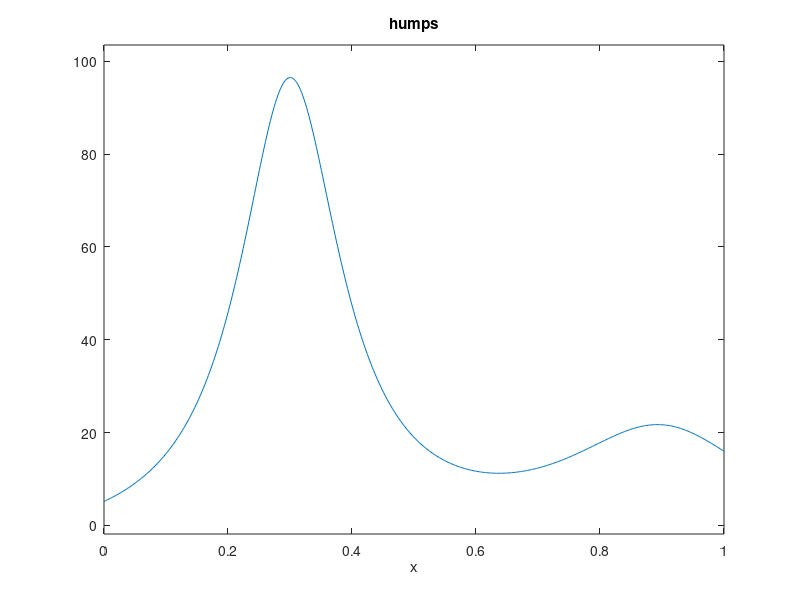

Write MATLAB code to recreate this figure. (Note: this script raises an error after producing the figure.)
clear all
close all
clc

% Lecture 16 practical:

%%
%--------------------------------------------------------------------------
% Numerical integration
%--------------------------------------------------------------------------

addpath('./ncm'); % tell MATLAB to look in this folder for functions

%% Let's start with a default example from MATLAB

ezplot(@humps,[0,1]);
quadgui(@humps,0,1,1e-4);

%% Setup the integrand

f = @(x) sin(x); % use an anonymous function

quadgui( f, 0, pi, 1.e-8 );

tic
Q = quad( f, 0, pi, 1.e-8 ); % old method (note orange line under function name)
toc

tic
I = integral( f, 0, pi, 'AbsTol', 1.e-8 ); % new method
toc

%% what about with lower tolerance?

quadgui( f, 0, pi, 1.e-3 );

%% do not have to use anonymous function

quadgui('cos(x)', 0, (9/2)*pi, 1.e-6 );

% Notice how weird the function looks when you first use the midpoint rule
% to split it up into rectangles.

%% You can really do almost any type of integral

f = @(x) 1./sqrt(1+x.^4);

quadgui( f, 0, 1 );

%% another example

quadgui( 't^(8/3)*(1-t)^(10/3)' ,0, 1, 1.e-8 );

%% another example

f= @(x) sin(x)./x;

quadgui( f, 0, pi, 1.0e-4 );

%% what happened?

% We divided by zero and eventually we should reach a recursion limit.
% This is because there is a "singularity" in the function at x=0.

% One solution is
quadgui( f, realmin, pi, 1.0e-4 );

%% another option is to make a smarter function

quadgui( @sinc, 0, pi, 1.0e-4 ); % then call this anonymous function

%% What about if your integral depends on other parameters?

% Well we need to build more complicated functions then.

f = @(t,z,w) t.^(z-1) .* (1-t).^(w-1);

z = 8/3;
w = 10/3;
tol = 1.0e-5;

quadgui( f, 0, 1, tol, z, w); % all values passed after tol will be given to the function f

%% Up to now, we integrated continuous functions.

% How do we do integration when we have discretely sampled data?

x = linspace( 0, pi, 11 );
y = sin(x);

plot(x,y,'k*'); xlabel('x [rad]'); ylabel('sin(x)'); axis('tight');

% trapz  Trapezoidal numerical integration.
Q = trapz( x, y ); % trapz(x-vector, y-vector)

f = @(x) sin(x);
Qi = integral( f, 0, pi, 'AbsTol', 1.e-8 ); % new method




%%
%
% NOTE: Example in this practical are taken from the Quadrature Chapter
% (chapter 6) in https://www.mathworks.com/moler/chapters.html

